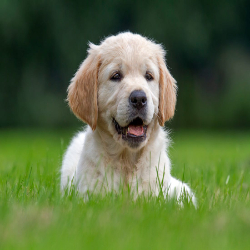
#> input picture data/dog.png, 250 x 250 px
$ jupyter execute kmeans.ipynb
#> lines starting #> are read from the running program, lines starting #| are printed output that depends on the picture
[cell 1]
import numpy as np
import pandas as pd

[cell 2]
def l2_norm(x, y):
    #computes the L2 norm of the difference between two vectors i.e distance
    return np.linalg.norm(x - y)

[cell 3]
def closest_centroids(X, centroids):
    K = centroids.shape[0]

    k_index = np.zeros(X.shape[0], dtype=int)

    for i in range(X.shape[0]):
        distance = []
        for j in range(K):
            distance_ij = l2_norm(X[i],centroids[j])
            distance.append(distance_ij)
        k_index[i] = np.argmin(distance)

    return k_index

[cell 4]
def calculate_centroids(X, k_index, K):
    m, n = X.shape
    #n = features, m = training examples

    centroids = np.zeros((K, n))

    for i in range(K):
        points = X[i == k_index]
        centroids[i] = np.mean(points, axis = 0)

    return centroids

[cell 5]
cache = {}
def kMeans(X, initial_centroids, max_iterations=20):
    global cache
    # Initialize values
    m, n = X.shape
    K = initial_centroids.shape[0]
    centroids = initial_centroids
    k_index = np.zeros(m)

    cache = {i: [] for i in range(K)}

    print("K-means:")
    for i in range(max_iterations):
        print(f"iteration {i}/{max_iterations}")
        k_index = closest_centroids(X, centroids)
        centroids = calculate_centroids(X, k_index, K)
        for i in range(K): cache[i].append(centroids[i])

    return centroids, k_index

[cell 6]
def initialize_centroids(X, K):
    row_indices = np.random.choice(X.shape[0], K, replace=False)
    return X[row_indices, :]

[cell 7]
data = np.loadtxt("data/multi_class_generated.csv", delimiter=",", skiprows=1)
print(data.shape)

[cell 8]
import matplotlib.pyplot as plt

# Separate features
feature1 = data[:,0]
feature2 = data[:,1]

# Create a scatter plot
plt.figure(figsize=(10, 7))
scatter = plt.scatter(feature1, feature2, c=data[:,2], cmap='viridis')

# Create a legend
plt.legend(*scatter.legend_elements(), title='Classes')

# Show the plot
plt.show()
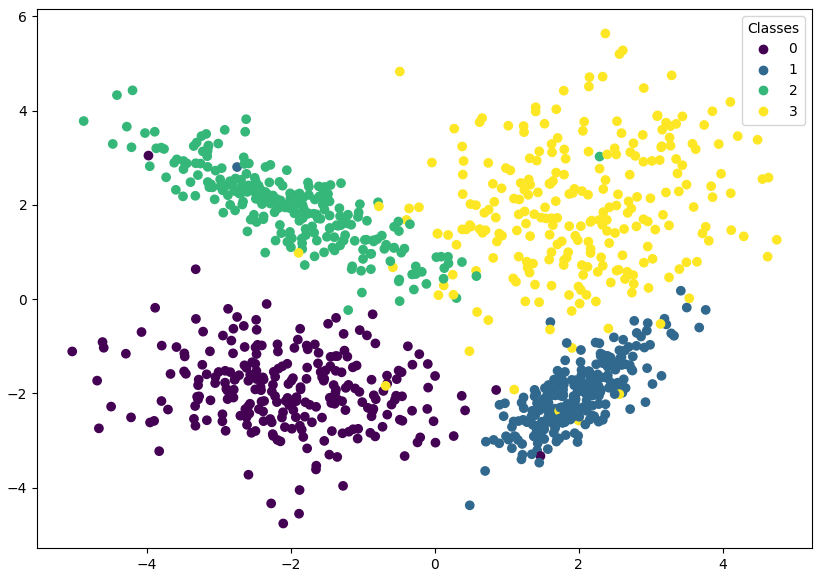
#> figure drawn by matplotlib, 1 panel

[cell 9]
initial_centroids = initialize_centroids(data[:,:2],4)
print(initial_centroids)

[cell 10]
centroids,k_index = kMeans(data[:,:2],initial_centroids)

[cell 11]
plt.figure(figsize=(10, 7))
scatter = plt.scatter(feature1, feature2, c=data[:,2], cmap='viridis')

# Create a legend
plt.legend(*scatter.legend_elements(), title='Classes')
plt.scatter(centroids[:, 0], centroids[:, 1], c='red', marker='X',s=50)

for key, points in cache.items():
    points = np.array(points)  # Convert list of points to numpy array for indexing
    plt.plot(points[:, 0], points[:, 1], marker='o', color = 'red',label=f'Point {key}')

plt.xlabel('X')
plt.ylabel('Y')
plt.title('K-means')
plt.legend()
plt.show()
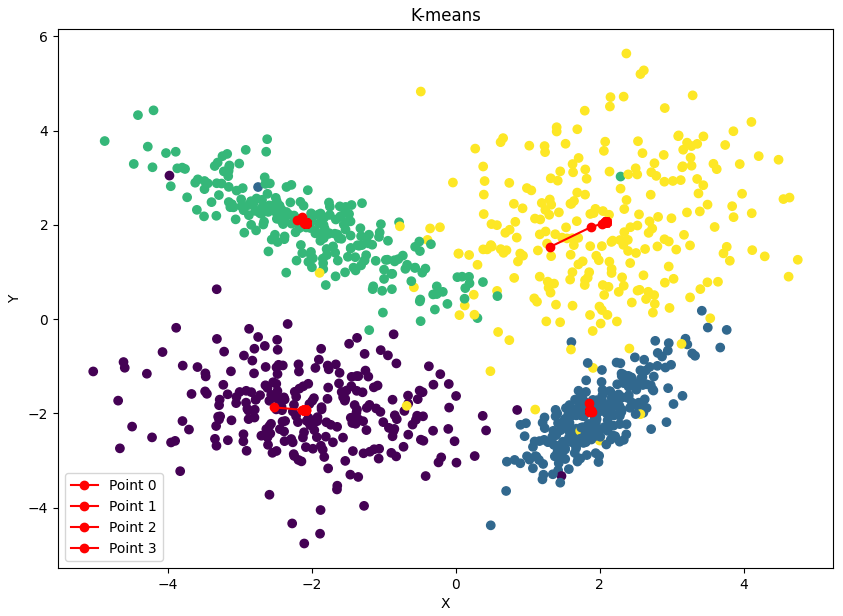
#> figure drawn by matplotlib, 1 panel

# Show the plot
plt.show()

[cell 12]
#image compression

#image = plt.imread('data/dog.png')
#plt.imshow(image)


import plotly.express as px
from skimage import io
import cv2

img = io.imread('data/dog.png')
#> img is the input picture: shape (250, 250, 3); mean R, G, B 89.4, 108.1, 64.8
print("Shape:", img.shape)
#| Shape: (250, 250, 3)
plt.imshow(img)

[cell 13]
input_image = np.reshape(img, (img.shape[0] * img.shape[1], 3))

[cell 14]
print(input_image)
#> (printed output is left out)

[cell 15]
image_initial_centroids = initialize_centroids(input_image, 16)
#> image_initial_centroids = 16 rows, first 8: [70, 107, 37], [177, 180, 161], [47, 69, 48], [185, 172, 156], [78, 122, 33], [102, 148, 39], [33, 51, 35], [109, 92, 74]

[cell 16]
final_centroids, final_index = kMeans(input_image, image_initial_centroids,20)
#> in kMeans (call 2), `centroids = initial_centroids`: centroids has the same summary as image_initial_centroids outside kMeans
